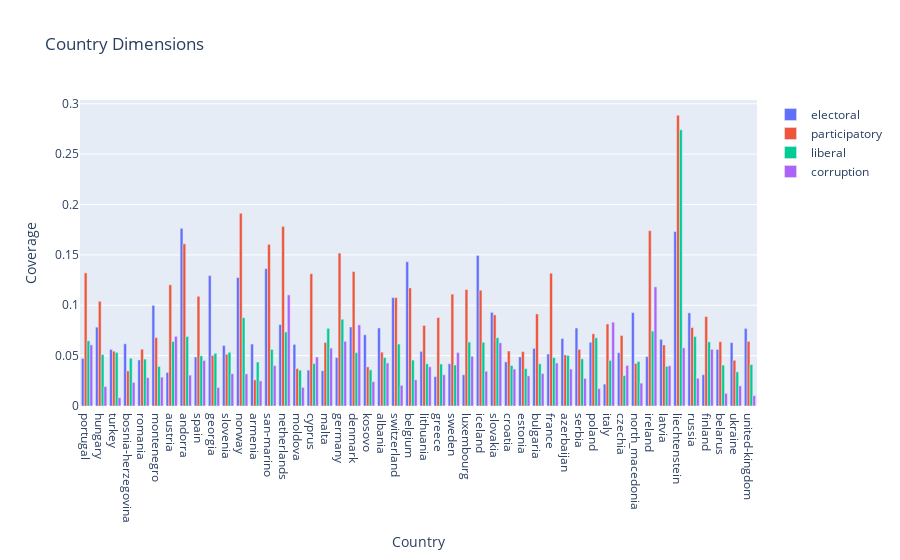

The code cell stored with this chart in its notebook:
### Code cell
# plot
fig = go.Figure()

# Iterate over each column (excluding the 'Category' column)
for col in df.columns[2:]:
    fig.add_trace(go.Bar(x=df['country'], y=df[col], name=col))

# Customize the layout (optional)
fig.update_layout(title='Country Dimensions', xaxis_title='Country', yaxis_title='Coverage')

# Display the chart
fig.show()

### Figure 1 — Plotly figure (JSON) as saved in the notebook; plotly's stock layout.template omitted (floating-point values rounded to 4 significant figures)
{"data": [{"name": "electoral", "type": "bar", "x": ["portugal", "hungary", "turkey", "bosnia-herzegovina", "romania", "montenegro", "austria", "andorra", "spain", "georgia", "slovenia", "norway", "armenia", "san-marino", "netherlands", "moldova", "cyprus", "malta", "germany", "denmark", "kosovo", "albania", "switzerland", "belgium", "lithuania", "greece", "sweden", "luxembourg", "iceland", "slovakia", "croatia", "estonia", "bulgaria", "france", "azerbaijan", "serbia", "poland", "italy", "czechia", "north_macedonia", "ireland", "latvia", "liechtenstein", "russia", "finland", "belarus", "ukraine", "united-kingdom"], "y": [0.04718, 0.07828, 0.05616, 0.06173, 0.04569, 0.09984, 0.03328, 0.1763, 0.04866, 0.1294, 0.06005, 0.1275, 0.06147, 0.1364, 0.08087, 0.06115, 0.03567, 0.03505, 0.04817, 0.07841, 0.07066, 0.07747, 0.1076, 0.1433, 0.05425, 0.02927, 0.04195, 0.03102, 0.1494, 0.09294, 0.04385, 0.04872, 0.05718, 0.05163, 0.06699, 0.07741, 0.06324, 0.02172, 0.05295, 0.09272, 0.049, 0.06616, 0.1731, 0.09249, 0.03108, 0.0561, 0.06293, 0.07702]}, {"name": "participatory", "type": "bar", "x": ["portugal", "hungary", "turkey", "bosnia-herzegovina", "romania", "montenegro", "austria", "andorra", "spain", "georgia", "slovenia", "norway", "armenia", "san-marino", "netherlands", "moldova", "cyprus", "malta", "germany", "denmark", "kosovo", "albania", "switzerland", "belgium", "lithuania", "greece", "sweden", "luxembourg", "iceland", "slovakia", "croatia", "estonia", "bulgaria", "france", "azerbaijan", "serbia", "poland", "italy", "czechia", "north_macedonia", "ireland", "latvia", "liechtenstein", "russia", "finland", "belarus", "ukraine", "united-kingdom"], "y": [0.1321, 0.104, 0.05441, 0.03486, 0.05637, 0.06789, 0.1203, 0.161, 0.1089, 0.05022, 0.05136, 0.1913, 0.02591, 0.1604, 0.1783, 0.03709, 0.1313, 0.06308, 0.1518, 0.1335, 0.03887, 0.05343, 0.1076, 0.1172, 0.07989, 0.0878, 0.1111, 0.1156, 0.1149, 0.09043, 0.05459, 0.05402, 0.0914, 0.1318, 0.05068, 0.05619, 0.07164, 0.08144, 0.07002, 0.04226, 0.1741, 0.0606, 0.2886, 0.07789, 0.0888, 0.06386, 0.04538, 0.06418]}, {"name": "liberal", "type": "bar", "x": ["portugal", "hungary", "turkey", "bosnia-herzegovina", "romania", "montenegro", "austria", "andorra", "spain", "georgia", "slovenia", "norway", "armenia", "san-marino", "netherlands", "moldova", "cyprus", "malta", "germany", "denmark", "kosovo", "albania", "switzerland", "belgium", "lithuania", "greece", "sweden", "luxembourg", "iceland", "slovakia", "croatia", "estonia", "bulgaria", "france", "azerbaijan", "serbia", "poland", "italy", "czechia", "north_macedonia", "ireland", "latvia", "liechtenstein", "russia", "finland", "belarus", "ukraine", "united-kingdom"], "y": [0.0647, 0.05098, 0.05324, 0.04744, 0.04655, 0.03927, 0.06401, 0.069, 0.04982, 0.05234, 0.05333, 0.08769, 0.04369, 0.05615, 0.07352, 0.03559, 0.04215, 0.0771, 0.08611, 0.05298, 0.03592, 0.04809, 0.06149, 0.04558, 0.04192, 0.04169, 0.04072, 0.06345, 0.06322, 0.06782, 0.04027, 0.03714, 0.04188, 0.04807, 0.0501, 0.04682, 0.06766, 0.04524, 0.03019, 0.04415, 0.07435, 0.03939, 0.2741, 0.06896, 0.06364, 0.04058, 0.03388, 0.04108]}, {"name": "corruption", "type": "bar", "x": ["portugal", "hungary", "turkey", "bosnia-herzegovina", "romania", "montenegro", "austria", "andorra", "spain", "georgia", "slovenia", "norway", "armenia", "san-marino", "netherlands", "moldova", "cyprus", "malta", "germany", "denmark", "kosovo", "albania", "switzerland", "belgium", "lithuania", "greece", "sweden", "luxembourg", "iceland", "slovakia", "croatia", "estonia", "bulgaria", "france", "azerbaijan", "serbia", "poland", "italy", "czechia", "north_macedonia", "ireland", "latvia", "liechtenstein", "russia", "finland", "belarus", "ukraine", "united-kingdom"], "y": [0.06066, 0.01927, 0.00819, 0.02343, 0.02819, 0.02862, 0.06913, 0.03067, 0.04518, 0.01839, 0.032, 0.03189, 0.02489, 0.04011, 0.1103, 0.01855, 0.04864, 0.05748, 0.06422, 0.08053, 0.02414, 0.04274, 0.0205, 0.02605, 0.03896, 0.03104, 0.05306, 0.04935, 0.03448, 0.0628, 0.03669, 0.02991, 0.03221, 0.04273, 0.0367, 0.02747, 0.01725, 0.08325, 0.04026, 0.02271, 0.1183, 0.0399, 0.05771, 0.02758, 0.05624, 0.01253, 0.01997, 0.01027]}], "layout": {"autosize": true, "title": {"text": "Country Dimensions"}, "xaxis": {"autorange": true, "range": [-0.5, 47.5], "title": {"text": "Country"}, "type": "category"}, "yaxis": {"autorange": true, "range": [0, 0.3038], "title": {"text": "Coverage"}, "type": "linear"}}}
